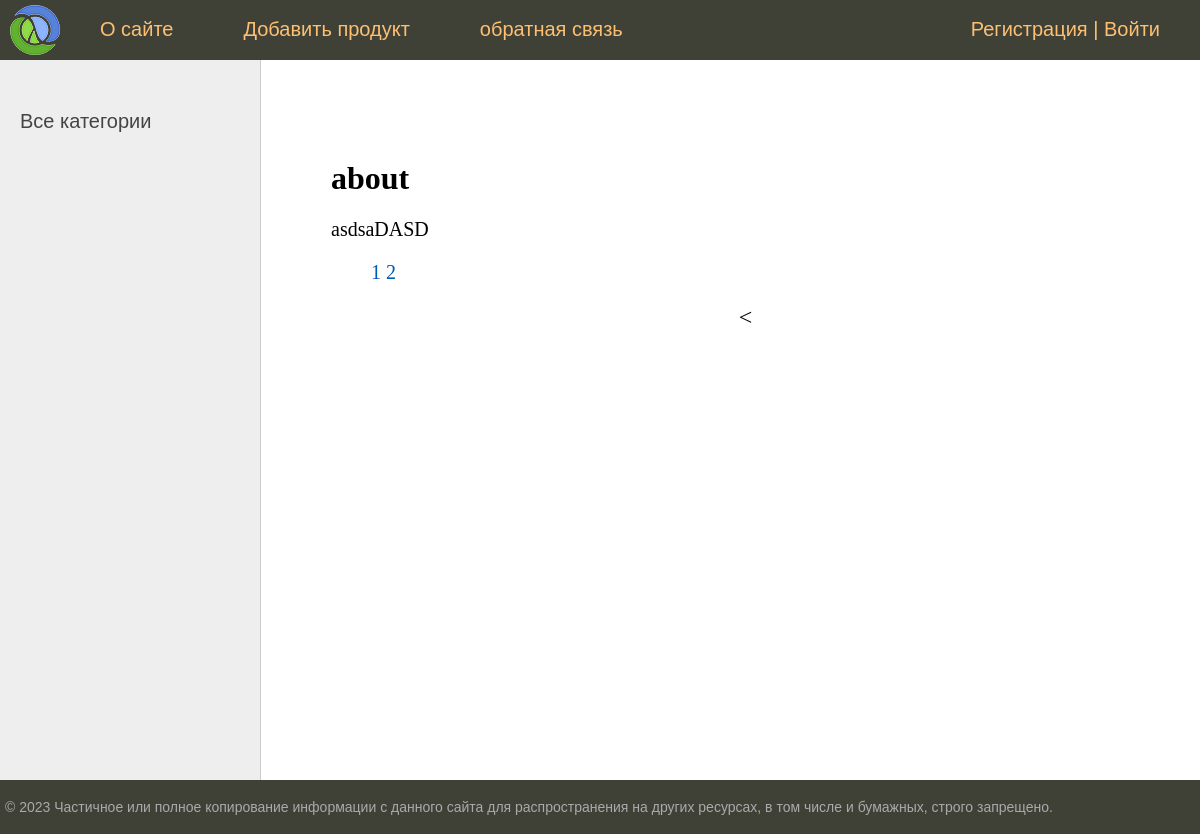
/about/?page=2, run on an earlier commit of the app's database.
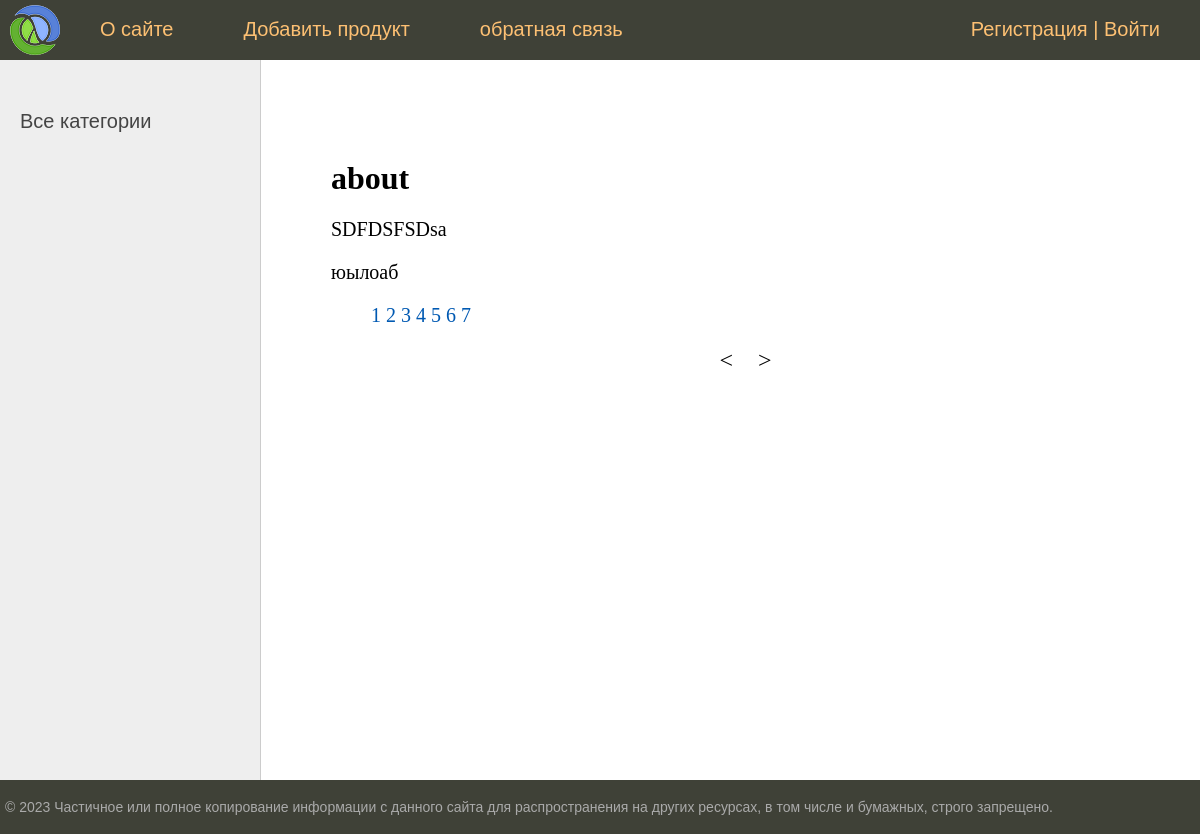
And on a later commit of the database.
### equipment/models.py (models this page shows, shortened)
class Equipment(models.Model):
    title = models.CharField(max_length=255, verbose_name="Название")
    slug = models.SlugField(max_length=255, unique=True, db_index=True, verbose_name="URL")
    price = models.IntegerField(verbose_name="Цена")
    content = models.TextField(blank=True, verbose_name="Описание")
    photo = models.ImageField(upload_to="photos/%Y/%m/%d/", blank=True, verbose_name="Фото")
    is_published = models.BooleanField(default=True, verbose_name="Наличие")
    time_create = models.DateTimeField(auto_now=True, verbose_name="Время создания")
    cat = models.ForeignKey('Category', on_delete=models.PROTECT, verbose_name="Категория")
    def __str__(self):
        return self.title
    class Meta:
        verbose_name = "Продукция/Товары"
        verbose_name_plural = "Продукция/Товары"
        ordering = ['-time_create', 'title']

### equipment/views.py (the view)
# urls.py: path('about/', about, name='about'),
def about(request):
    contact_list = Equipment.objects.all()
    paginator = Paginator(contact_list, 2)
    page_number = request.GET.get('page')
    page_obj = paginator.get_page(page_number)
    return render(request, 'equipment/about.html', {'page_obj':page_obj, 'menu': menu, 'title': 'about'})

### equipment/templates/equipment/about.html
{% extends 'equipment/base.html' %}
{% block content %}
<h1>{{ title }}</h1>
{% for contact in page_obj %}
<p>{{ contact }}</p>
{% endfor %}
<nav>
    <ul>
        {% for p in page_obj.paginator.page_range %}
        <a href="?page={{ p }}">{{ p }}</a>
        {% endfor %}
    </ul>
</nav>
{% endblock %}

What changed in the data, as far as the page shows it:
no longer on this page (row edited): Equipment: title "asdsaDASD"
now on this page (row edited): Equipment: title "SDFDSFSDsa"
added Equipment: title "юылоаб"
Also different on the page:
new list line: "3"
new list line: "4"
new list line: "5"
new list line: "6"
new list line: "7"
